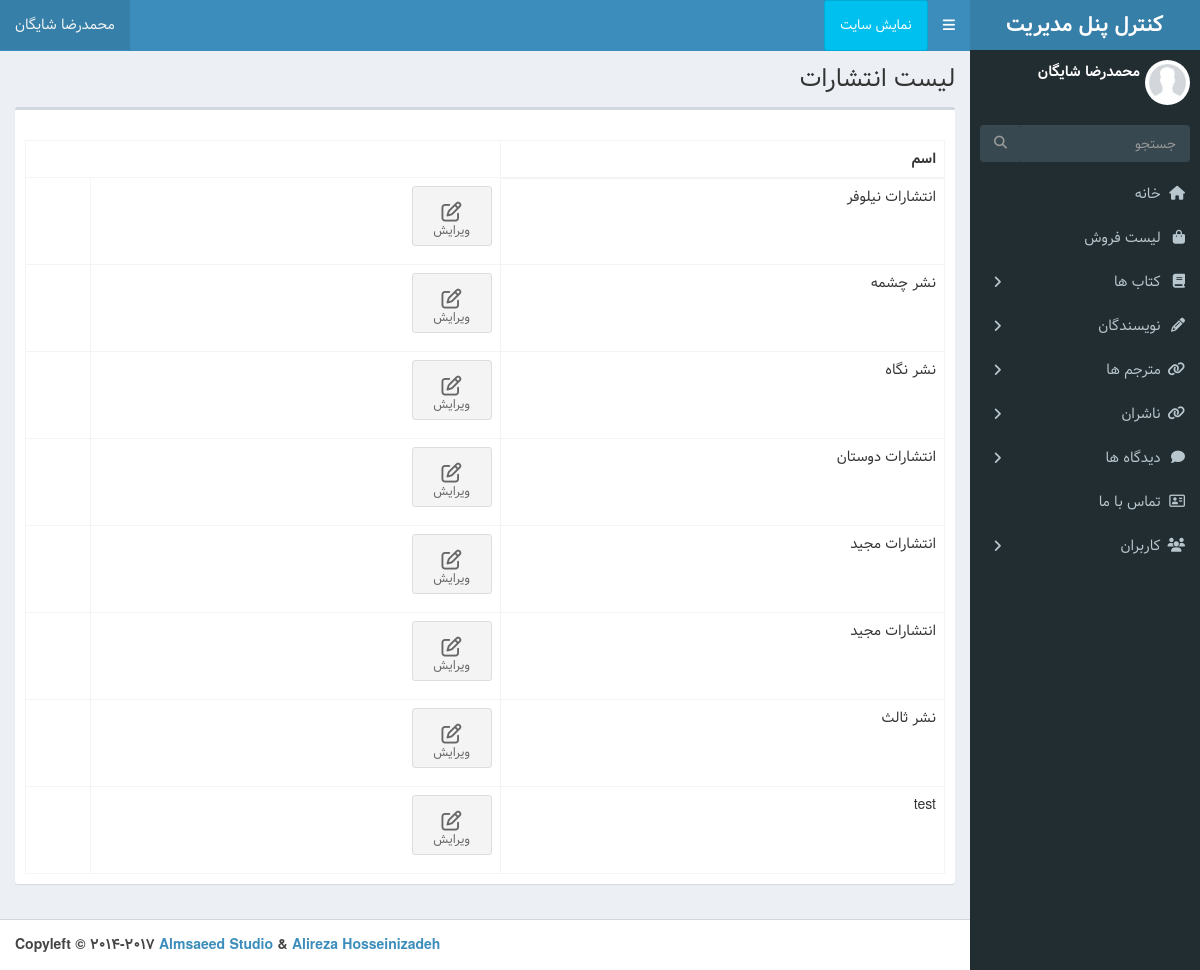
/admin-dashboard/publishers (signed in), run on the app's committed database.
### book/models.py (models this page shows, shortened)
class Publisher(models.Model):
	name = models.CharField(max_length=255)

### dashboard/views.py (the view)
# urls.py: path('publishers', views.PublisherDashboard.as_view() , name='publisher_list'),
class PublisherDashboard(LoginRequiredMixin ,DashboardLoginMixin, ListView):
    queryset = Publisher.objects.all()
    template_name = 'dashboard/publisher_list.html'
    paginate_by = 10

### dashboard/mixins.py (called while the page is built)
	def dispatch(self, request, *args, **kwargs):
		if request.user.is_superuser or request.user.is_staff:
			return super().dispatch(request, *args, **kwargs) # type: ignore
		else:
			return redirect ('Book:index')

### templates/dashboard/publisher_list.html (shortened to what this page needs)
{% extends 'dashboard/base.html' %}
{% load static %}
{% block title %} لیست انتشارات  {% endblock %}
{% block main %}
    <section class="content">
        <div class="row">
            <div class="col-xs-12">
                <div class="box">
                    <div class="box-header">
              </div>
              <div class="box-body">
                <table id="example2" class="table table-bordered table-hover">
                  <thead>
                  <tr>
                    <th>اسم</th>
                  </tr>
                  </thead>
                  <tbody>
                      {% for publisher in object_list %}
                <tr>
                    <td>{{publisher.name}}</td>
                    <td><a class="btn btn-app" href="{% url 'Dashboard:publisher_update' publisher.pk %}">
                        <i class="fa fa-edit"></i> ویرایش
                      </a></td>
                    <td></td>
                </tr>
                {% endfor %}
                  </tbody>
                </table>
              </div>
            </div>
        </div>
        <section class="articles-pagination">
            <div class="container p-4 ">
            </div>
            </section>
      </section>
{% endblock %}

### templates/dashboard/base.html (shortened to what this page needs)
{% load static %}
<!DOCTYPE html>
<html>
<head>
  <link rel="stylesheet" href="{% static 'dashboard/dist/css/bootstrap-theme.css' %}">
  <link rel="stylesheet" href="{% static 'dashboard/dist/css/rtl.css' %}">
  <link rel="stylesheet" href="{% static 'dashboard/bower_components/font-awesome/css/font-awesome.min.css' %}">
  <link rel="stylesheet" href="{% static 'dashboard/bower_components/Ionicons/css/ionicons.min.css' %}">
  <link rel="stylesheet" href="{% static 'dashboard/dist/css/AdminLTE.css' %}">
  <link rel="stylesheet" href="{% static 'dashboard/dist/css/skins/skin-blue.min.css' %}">
</head>
<body class="hold-transition skin-blue sidebar-mini">
<div class="wrapper">
  <header class="main-header">
    <a href="{% url 'Dashboard:dashboard' %}" class="logo">
      <span class="logo-lg"><b>کنترل پنل مدیریت</b></span>
    </a>
    <nav class="navbar navbar-static-top">
      <a href="#" class="sidebar-toggle" data-toggle="push-menu" role="button">
      </a>
      <a class="btn btn-info" style="padding: 15px;" href="{% url 'Book:index' %} " target="_blank">نمایش سایت</a>
      <div class="navbar-custom-menu">
        <ul class="nav navbar-nav">
          <li class="dropdown user user-menu">
            <a href="#" class="dropdown-toggle" data-toggle="dropdown">
              <span class="hidden-xs">{{user.get_full_name}}</span>
            </a>
          </li>
        </ul>
      </div>
    </nav>
  </header>
  <aside class="main-sidebar">
    <section class="sidebar">
      <div class="user-panel">
        <div class="pull-right image">
          <img src="{% static 'dashboard/dist/img/profile.jpg' %}" class="img-circle" alt="User Image">
        </div>
        <div class="pull-right info">
          <p>{{user.get_full_name}}</p>
        </div>
      </div>
      <form action="#" method="get" class="sidebar-form">
        <div class="input-group">
          <input type="text" name="q" class="form-control" placeholder="جستجو">
          <span class="input-group-btn">
              <button type="submit" name="search" id="search-btn" class="btn btn-flat"><i class="fa fa-search"></i>
              </button>
            </span>
        </div>
      </form>
      <ul class="sidebar-menu" data-widget="tree">
        <li><a href="{% url 'Dashboard:dashboard' %}"><i class="fa fa-home"></i> <span>خانه</span></a></li>
        <li><a href="#"><i class="fa fa-shopping-bag"></i> <span>لیست فروش</span></a></li>
        <li class="treeview">
          <a href="#"><i class="fa fa-book"></i> <span>کتاب ها</span>
            <span class="pull-left-container">
              <i class="fa fa-angle-right pull-left"></i>
            </span>
          </a>
        </li>
        <li class="treeview">
          <a href="#"><i class='fa fa-pencil'></i> <span>نویسندگان </span>
            <span class="pull-left-container">
              <i class="fa fa-angle-right pull-left"></i>
            </span>
          </a>
        </li>
        <li class="treeview">
          <a href="#"><i class="fa fa-link"></i> <span>مترجم ها</span>
            <span class="pull-left-container">
              <i class="fa fa-angle-right pull-left"></i>
            </span>
          </a>
        </li>
        <li class="treeview">
          <a href="#"><i class="fa fa-link"></i> <span> ناشران</span>
            <span class="pull-left-container">
              <i class="fa fa-angle-right pull-left"></i>
            </span>
          </a>
        </li>
        <li class="treeview">
          <a href="#"><i class="fa fa-comment"></i> <span>دیدگاه ها</span>
            <span class="pull-left-container">
              <i class="fa fa-angle-right pull-left"></i>
            </span>
          </a>
        </li>
        <li><a href="{% url 'Dashboard:contact_us_list' %}"><i class="fa fa-address-card-o"></i> <span>تماس با ما</span></a></li>
        <li class="treeview">
          <a href="#"><i class="fa fa-users"></i></i> <span> کاربران</span>
            <span class="pull-left-container">
              <i class="fa fa-angle-right pull-left"></i>
            </span>
          </a>
        </li>
      </ul>
    </section>
  </aside>
  <div class="content-wrapper">
    <section class="content-header">
      <h1>
      {% block title %} {% endblock %}
      </h1>
    </section>
    {% block main %}
    {% endblock %}
  </div>
  <footer class="main-footer text-left">
    <strong>Copyleft &copy; 2014-2017 <a href="https://adminlte.io">Almsaeed Studio</a> & <a href="http://hosseinizadeh.ir/adminlte">Alireza Hosseinizadeh</a></strong>
  </footer>
</body>
</html>

### data on the page
Publisher: name "انتشارات نیلوفر"
Publisher: name "نشر چشمه"
Publisher: name "نشر نگاه"
Publisher: name "انتشارات دوستان"
Publisher: name "انتشارات مجید"
Publisher: name "انتشارات مجید"
Publisher: name "نشر ثالث"
Publisher: name "test"

### other printed values
{{ user.get_full_name }} "محمدرضا شایگان"
